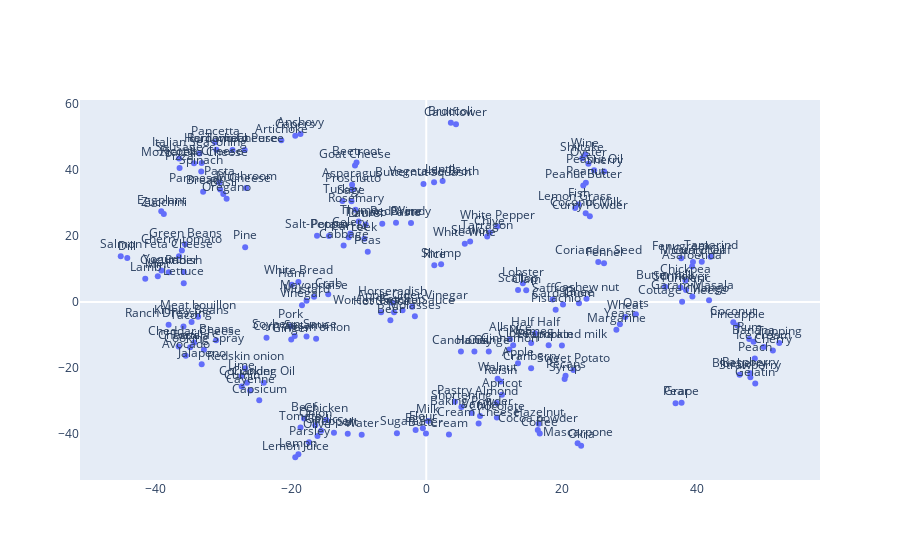

Notebook code for this chart:
### Markdown cell above
#### Note: please zoom into the matrix to get insights into the ingredient pairings.

#### Let us now try making a 2D plot representation of these pairings...

### Code cell
# Using t-SNE in a similar manner
tsne = TSNE(n_components=2, random_state=42, metric="precomputed", perplexity=3, init="random")  
dist_mat = np.clip(1 - cooccurrence_matrix, 0, None) 
tsne_results = tsne.fit_transform(dist_mat ** 3) 
x = tsne_results[:, 0]
y = tsne_results[:, 1]

df = pd.DataFrame({
    'x': x,
    'y': y,
    'labels': np.array(labels_ingredients_names)[ind_most_frequent_ingredient]
})
fig = go.Figure(data=go.Scatter(
    x=df['x'], 
    y=df['y'],
    mode='markers+text',  
    text=df['labels'], 
    textposition='top center', 
))
fig.update_layout(
    autosize=True, 
    title_x=0.5,
    showlegend=False, 
    xaxis=dict(showgrid=False), 
    yaxis=dict(showgrid=False)  
)

# Showing the plot
fig.show()

### Figure 1 — Plotly figure (JSON) as saved in the notebook; plotly's stock layout.template omitted (floating-point values rounded to 4 significant figures; data arrays with more than 128 entries replaced by an {"elided": "..."} marker saying what was removed)
{"data": [{"mode": "markers+text", "text": {"elided": "200 str values"}, "textposition": "top center", "type": "scatter", "x": {"elided": "200 float values"}, "y": {"elided": "200 float values"}}], "layout": {"autosize": true, "showlegend": false, "title": {"x": 0.5}, "xaxis": {"showgrid": false}, "yaxis": {"showgrid": false}}}
